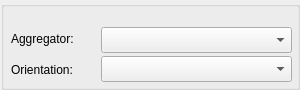
<?xml version="1.0" encoding="UTF-8"?>
<ui version="4.0">
 <class>ListPropertyGridWidget</class>
 <widget class="QWidget" name="ListPropertyGridWidget">
  <property name="geometry">
   <rect>
    <x>0</x>
    <y>0</y>
    <width>300</width>
    <height>90</height>
   </rect>
  </property>
  <property name="minimumSize">
   <size>
    <width>300</width>
    <height>90</height>
   </size>
  </property>
  <property name="maximumSize">
   <size>
    <width>16777215</width>
    <height>16777215</height>
   </size>
  </property>
  <property name="windowTitle">
   <string>Form</string>
  </property>
  <widget class="QGroupBox" name="groupBox">
   <property name="geometry">
    <rect>
     <x>1</x>
     <y>1</y>
     <width>299</width>
     <height>89</height>
    </rect>
   </property>
   <property name="minimumSize">
    <size>
     <width>299</width>
     <height>63</height>
    </size>
   </property>
   <property name="title">
    <string/>
   </property>
   <widget class="QLabel" name="label">
    <property name="geometry">
     <rect>
      <x>10</x>
      <y>30</y>
      <width>81</width>
      <height>16</height>
     </rect>
    </property>
    <property name="text">
     <string>Aggregator:</string>
    </property>
   </widget>
   <widget class="QComboBox" name="aggregatorsComboBox">
    <property name="geometry">
     <rect>
      <x>100</x>
      <y>26</y>
      <width>191</width>
      <height>26</height>
     </rect>
    </property>
   </widget>
   <widget class="QLabel" name="label_2">
    <property name="geometry">
     <rect>
      <x>10</x>
      <y>61</y>
      <width>81</width>
      <height>16</height>
     </rect>
    </property>
    <property name="text">
     <string>Orientation:</string>
    </property>
   </widget>
   <widget class="QComboBox" name="orientationComboBox">
    <property name="geometry">
     <rect>
      <x>100</x>
      <y>55</y>
      <width>191</width>
      <height>26</height>
     </rect>
    </property>
   </widget>
  </widget>
 </widget>
 <resources/>
 <connections/>
</ui>
